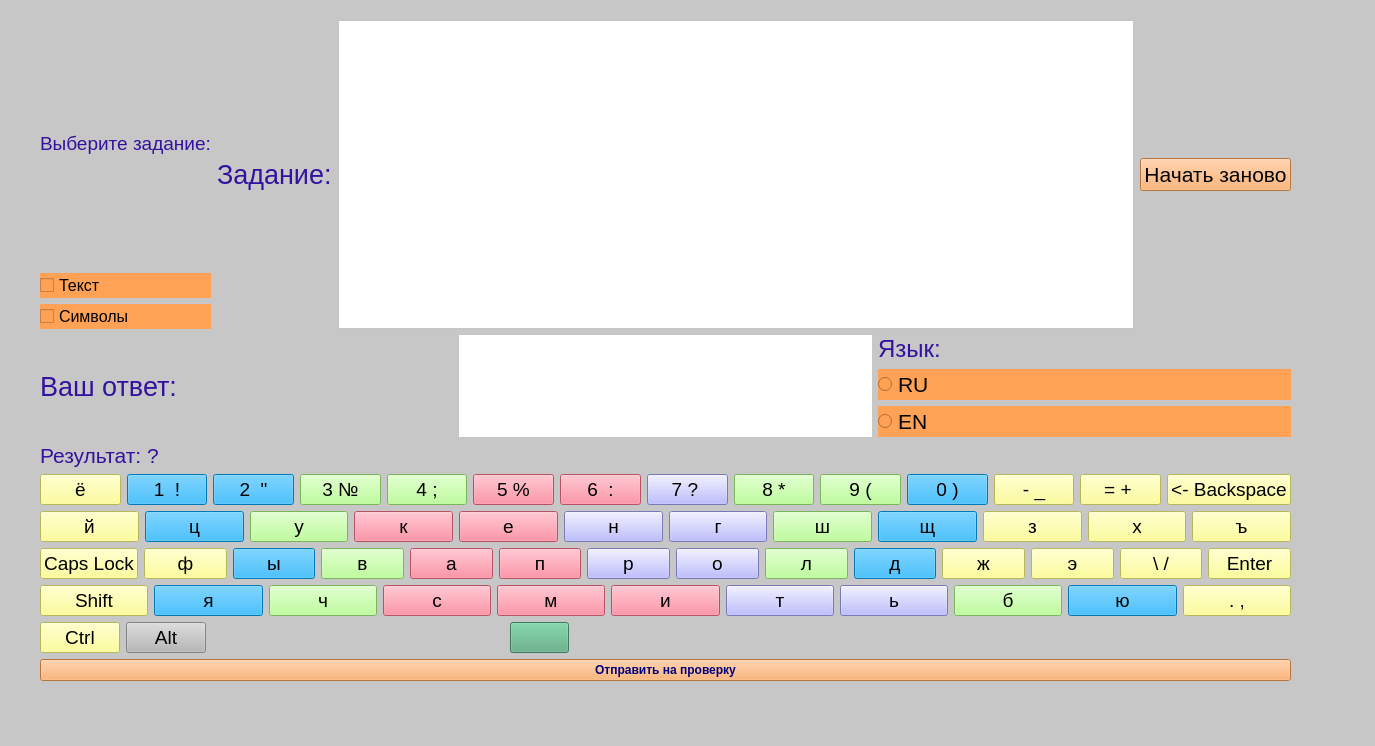
<?xml version="1.0" encoding="UTF-8"?>
<ui version="4.0">
 <class>MainWindow</class>
 <widget class="QMainWindow" name="MainWindow">
  <property name="geometry">
   <rect>
    <x>0</x>
    <y>0</y>
    <width>1375</width>
    <height>746</height>
   </rect>
  </property>
  <property name="windowTitle">
   <string>MainWindow</string>
  </property>
  <property name="styleSheet">
   <string notr="true">background-color: rgb(181, 181, 181);
background-color: rgb(199, 199, 199);</string>
  </property>
  <widget class="QWidget" name="centralwidget">
   <widget class="QWidget" name="layoutWidget">
    <property name="geometry">
     <rect>
      <x>40</x>
      <y>20</y>
      <width>1251</width>
      <height>661</height>
     </rect>
    </property>
    <layout class="QVBoxLayout" name="Main_layout">
     <item>
      <layout class="QHBoxLayout" name="Layout2">
       <item>
        <layout class="QVBoxLayout" name="Layout1">
         <item>
          <widget class="QLabel" name="exersise">
           <property name="font">
            <font>
             <pointsize>14</pointsize>
            </font>
           </property>
           <property name="styleSheet">
            <string notr="true">color: rgb(50, 18, 158);</string>
           </property>
           <property name="text">
            <string>Выберите задание:</string>
           </property>
          </widget>
         </item>
         <item>
          <widget class="QCheckBox" name="text">
           <property name="font">
            <font>
             <pointsize>12</pointsize>
            </font>
           </property>
           <property name="styleSheet">
            <string notr="true">
background-color: rgb(255, 162, 85);</string>
           </property>
           <property name="text">
            <string>Текст</string>
           </property>
          </widget>
         </item>
         <item>
          <widget class="QCheckBox" name="symbol">
           <property name="font">
            <font>
             <pointsize>12</pointsize>
            </font>
           </property>
           <property name="styleSheet">
            <string notr="true">
background-color: rgb(255, 162, 85);</string>
           </property>
           <property name="text">
            <string>Символы</string>
           </property>
          </widget>
         </item>
        </layout>
       </item>
       <item>
        <widget class="QLabel" name="test">
         <property name="font">
          <font>
           <pointsize>20</pointsize>
          </font>
         </property>
         <property name="styleSheet">
          <string notr="true">color: rgb(50, 18, 158);</string>
         </property>
         <property name="text">
          <string>Задание:</string>
         </property>
        </widget>
       </item>
       <item>
        <widget class="QTextBrowser" name="testplace">
         <property name="font">
          <font>
           <pointsize>10</pointsize>
          </font>
         </property>
         <property name="styleSheet">
          <string notr="true">background-color: rgb(255, 255, 255);
border-top-color: rgb(0, 0, 0);
color: rgb(0, 0, 0);</string>
         </property>
         <property name="html">
          <string>&lt;!DOCTYPE HTML PUBLIC &quot;-//W3C//DTD HTML 4.0//EN&quot; &quot;http://www.w3.org/TR/REC-html40/strict.dtd&quot;&gt;
&lt;html&gt;&lt;head&gt;&lt;meta name=&quot;qrichtext&quot; content=&quot;1&quot; /&gt;&lt;style type=&quot;text/css&quot;&gt;
p, li { white-space: pre-wrap; }
&lt;/style&gt;&lt;/head&gt;&lt;body style=&quot; font-family:'MS Shell Dlg 2'; font-size:10pt; font-weight:400; font-style:normal;&quot;&gt;
&lt;p style=&quot;-qt-paragraph-type:empty; margin-top:0px; margin-bottom:0px; margin-left:0px; margin-right:0px; -qt-block-indent:0; text-indent:0px; font-size:8.25pt;&quot;&gt;&lt;br /&gt;&lt;/p&gt;&lt;/body&gt;&lt;/html&gt;</string>
         </property>
        </widget>
       </item>
       <item>
        <widget class="QPushButton" name="restart">
         <property name="font">
          <font>
           <pointsize>16</pointsize>
          </font>
         </property>
         <property name="styleSheet">
          <string notr="true">color: rgb(3, 3, 3);
background-color: rgb(255, 162, 85);</string>
         </property>
         <property name="text">
          <string>Начать заново</string>
         </property>
        </widget>
       </item>
      </layout>
     </item>
     <item>
      <layout class="QHBoxLayout" name="Layout4">
       <item>
        <widget class="QLabel" name="answer">
         <property name="font">
          <font>
           <pointsize>20</pointsize>
          </font>
         </property>
         <property name="styleSheet">
          <string notr="true">color: rgb(50, 18, 158);</string>
         </property>
         <property name="text">
          <string>Ваш ответ:</string>
         </property>
        </widget>
       </item>
       <item>
        <widget class="QLabel" name="answershit">
         <property name="styleSheet">
          <string notr="true">background-color: rgb(255, 255, 255);</string>
         </property>
         <property name="text">
          <string/>
         </property>
        </widget>
       </item>
       <item>
        <layout class="QVBoxLayout" name="Layout3">
         <item>
          <widget class="QLabel" name="language">
           <property name="font">
            <font>
             <pointsize>18</pointsize>
            </font>
           </property>
           <property name="styleSheet">
            <string notr="true">color: rgb(50, 18, 158);</string>
           </property>
           <property name="text">
            <string>Язык:</string>
           </property>
          </widget>
         </item>
         <item>
          <widget class="QRadioButton" name="RU">
           <property name="font">
            <font>
             <pointsize>16</pointsize>
            </font>
           </property>
           <property name="styleSheet">
            <string notr="true">color: rgb(0, 0, 0);
background-color: rgb(255, 162, 85);
</string>
           </property>
           <property name="text">
            <string>RU</string>
           </property>
          </widget>
         </item>
         <item>
          <widget class="QRadioButton" name="EN">
           <property name="font">
            <font>
             <pointsize>16</pointsize>
            </font>
           </property>
           <property name="styleSheet">
            <string notr="true">background-color: rgb(255, 162, 85);
</string>
           </property>
           <property name="text">
            <string>EN</string>
           </property>
          </widget>
         </item>
        </layout>
       </item>
      </layout>
     </item>
     <item>
      <widget class="QLabel" name="result">
       <property name="font">
        <font>
         <pointsize>16</pointsize>
        </font>
       </property>
       <property name="styleSheet">
        <string notr="true">color: rgb(50, 18, 158);</string>
       </property>
       <property name="text">
        <string>Результат: ?</string>
       </property>
      </widget>
     </item>
     <item>
      <layout class="QVBoxLayout" name="Layout_k">
       <item>
        <layout class="QHBoxLayout" name="k1">
         <item>
          <widget class="QPushButton" name="btn_io">
           <property name="font">
            <font>
             <pointsize>14</pointsize>
            </font>
           </property>
           <property name="styleSheet">
            <string notr="true">background-color: rgb(255, 255, 127);</string>
           </property>
           <property name="text">
            <string>ё</string>
           </property>
          </widget>
         </item>
         <item>
          <widget class="QPushButton" name="btn_1">
           <property name="font">
            <font>
             <pointsize>14</pointsize>
            </font>
           </property>
           <property name="styleSheet">
            <string notr="true">background-color: rgb(255, 255, 127);
background-color: rgb(0, 170, 255);</string>
           </property>
           <property name="text">
            <string>1  !</string>
           </property>
          </widget>
         </item>
         <item>
          <widget class="QPushButton" name="btn_2">
           <property name="font">
            <font>
             <pointsize>14</pointsize>
            </font>
           </property>
           <property name="styleSheet">
            <string notr="true">background-color: rgb(0, 170, 255);</string>
           </property>
           <property name="text">
            <string>2  &quot;</string>
           </property>
          </widget>
         </item>
         <item>
          <widget class="QPushButton" name="btn_3">
           <property name="font">
            <font>
             <pointsize>14</pointsize>
            </font>
           </property>
           <property name="styleSheet">
            <string notr="true">background-color: rgb(170, 255, 127);</string>
           </property>
           <property name="text">
            <string>3 №</string>
           </property>
          </widget>
         </item>
         <item>
          <widget class="QPushButton" name="btn_4">
           <property name="font">
            <font>
             <pointsize>14</pointsize>
            </font>
           </property>
           <property name="styleSheet">
            <string notr="true">background-color: rgb(170, 255, 127);</string>
           </property>
           <property name="text">
            <string>4 ;</string>
           </property>
          </widget>
         </item>
         <item>
          <widget class="QPushButton" name="btn_5">
           <property name="font">
            <font>
             <pointsize>14</pointsize>
            </font>
           </property>
           <property name="styleSheet">
            <string notr="true">background-color: rgb(253, 116, 141);</string>
           </property>
           <property name="text">
            <string>5 %</string>
           </property>
          </widget>
         </item>
         <item>
          <widget class="QPushButton" name="btn_6">
           <property name="font">
            <font>
             <pointsize>14</pointsize>
            </font>
           </property>
           <property name="styleSheet">
            <string notr="true">background-color: rgb(253, 116, 141);</string>
           </property>
           <property name="text">
            <string>6  :</string>
           </property>
          </widget>
         </item>
         <item>
          <widget class="QPushButton" name="btn_7">
           <property name="font">
            <font>
             <pointsize>14</pointsize>
            </font>
           </property>
           <property name="styleSheet">
            <string notr="true">background-color: rgb(170, 170, 255);</string>
           </property>
           <property name="text">
            <string>7 ? &amp;</string>
           </property>
          </widget>
         </item>
         <item>
          <widget class="QPushButton" name="btn_8">
           <property name="font">
            <font>
             <pointsize>14</pointsize>
            </font>
           </property>
           <property name="styleSheet">
            <string notr="true">background-color: rgb(170, 255, 127);</string>
           </property>
           <property name="text">
            <string>8 *</string>
           </property>
          </widget>
         </item>
         <item>
          <widget class="QPushButton" name="btn_9">
           <property name="font">
            <font>
             <pointsize>14</pointsize>
            </font>
           </property>
           <property name="styleSheet">
            <string notr="true">background-color: rgb(0, 170, 255);
background-color: rgb(170, 255, 127);</string>
           </property>
           <property name="text">
            <string>9 (</string>
           </property>
          </widget>
         </item>
         <item>
          <widget class="QPushButton" name="btn_0">
           <property name="font">
            <font>
             <pointsize>14</pointsize>
            </font>
           </property>
           <property name="styleSheet">
            <string notr="true">background-color: rgb(255, 255, 127);
background-color: rgb(0, 170, 255);</string>
           </property>
           <property name="text">
            <string>0 )</string>
           </property>
          </widget>
         </item>
         <item>
          <widget class="QPushButton" name="btn_minus">
           <property name="font">
            <font>
             <pointsize>14</pointsize>
            </font>
           </property>
           <property name="styleSheet">
            <string notr="true">background-color: rgb(255, 255, 127);</string>
           </property>
           <property name="text">
            <string>- _</string>
           </property>
          </widget>
         </item>
         <item>
          <widget class="QPushButton" name="btn_plus">
           <property name="font">
            <font>
             <pointsize>14</pointsize>
            </font>
           </property>
           <property name="styleSheet">
            <string notr="true">background-color: rgb(255, 255, 127);</string>
           </property>
           <property name="text">
            <string>= + </string>
           </property>
          </widget>
         </item>
         <item>
          <widget class="QPushButton" name="btn_backspace">
           <property name="font">
            <font>
             <pointsize>14</pointsize>
            </font>
           </property>
           <property name="styleSheet">
            <string notr="true">background-color: rgb(255, 255, 127);
</string>
           </property>
           <property name="text">
            <string>&lt;- Backspace</string>
           </property>
          </widget>
         </item>
        </layout>
       </item>
       <item>
        <layout class="QHBoxLayout" name="k2">
         <item>
          <widget class="QPushButton" name="btn_q">
           <property name="font">
            <font>
             <pointsize>14</pointsize>
            </font>
           </property>
           <property name="styleSheet">
            <string notr="true">background-color: rgb(255, 255, 127);</string>
           </property>
           <property name="text">
            <string>й</string>
           </property>
          </widget>
         </item>
         <item>
          <widget class="QPushButton" name="btn_w">
           <property name="font">
            <font>
             <pointsize>14</pointsize>
            </font>
           </property>
           <property name="styleSheet">
            <string notr="true">background-color: rgb(255, 255, 127);
background-color: rgb(0, 170, 255);</string>
           </property>
           <property name="text">
            <string>ц</string>
           </property>
          </widget>
         </item>
         <item>
          <widget class="QPushButton" name="btn_e">
           <property name="font">
            <font>
             <pointsize>14</pointsize>
            </font>
           </property>
           <property name="styleSheet">
            <string notr="true">background-color: rgb(170, 255, 127);</string>
           </property>
           <property name="text">
            <string>у</string>
           </property>
          </widget>
         </item>
         <item>
          <widget class="QPushButton" name="btn_r">
           <property name="font">
            <font>
             <pointsize>14</pointsize>
            </font>
           </property>
           <property name="styleSheet">
            <string notr="true">background-color: rgb(253, 116, 141);</string>
           </property>
           <property name="text">
            <string>к</string>
           </property>
          </widget>
         </item>
         <item>
          <widget class="QPushButton" name="btn_t">
           <property name="font">
            <font>
             <pointsize>14</pointsize>
            </font>
           </property>
           <property name="styleSheet">
            <string notr="true">background-color: rgb(253, 116, 141);</string>
           </property>
           <property name="text">
            <string>е</string>
           </property>
          </widget>
         </item>
         <item>
          <widget class="QPushButton" name="btn_y">
           <property name="font">
            <font>
             <pointsize>14</pointsize>
            </font>
           </property>
           <property name="styleSheet">
            <string notr="true">background-color: rgb(170, 170, 255);</string>
           </property>
           <property name="text">
            <string>н</string>
           </property>
          </widget>
         </item>
         <item>
          <widget class="QPushButton" name="btn_u">
           <property name="font">
            <font>
             <pointsize>14</pointsize>
            </font>
           </property>
           <property name="styleSheet">
            <string notr="true">background-color: rgb(170, 170, 255);</string>
           </property>
           <property name="text">
            <string>г</string>
           </property>
          </widget>
         </item>
         <item>
          <widget class="QPushButton" name="btn_i">
           <property name="font">
            <font>
             <pointsize>14</pointsize>
            </font>
           </property>
           <property name="styleSheet">
            <string notr="true">background-color: rgb(170, 255, 127);</string>
           </property>
           <property name="text">
            <string>ш</string>
           </property>
          </widget>
         </item>
         <item>
          <widget class="QPushButton" name="btn_o">
           <property name="font">
            <font>
             <pointsize>14</pointsize>
            </font>
           </property>
           <property name="styleSheet">
            <string notr="true">background-color: rgb(0, 170, 255);</string>
           </property>
           <property name="text">
            <string>щ</string>
           </property>
          </widget>
         </item>
         <item>
          <widget class="QPushButton" name="btn_p">
           <property name="font">
            <font>
             <pointsize>14</pointsize>
            </font>
           </property>
           <property name="styleSheet">
            <string notr="true">background-color: rgb(255, 255, 127);</string>
           </property>
           <property name="text">
            <string>з</string>
           </property>
          </widget>
         </item>
         <item>
          <widget class="QPushButton" name="btn_xa">
           <property name="font">
            <font>
             <pointsize>14</pointsize>
            </font>
           </property>
           <property name="styleSheet">
            <string notr="true">background-color: rgb(255, 255, 127);</string>
           </property>
           <property name="text">
            <string>х</string>
           </property>
          </widget>
         </item>
         <item>
          <widget class="QPushButton" name="btn_tv_zn">
           <property name="font">
            <font>
             <pointsize>14</pointsize>
            </font>
           </property>
           <property name="styleSheet">
            <string notr="true">background-color: rgb(255, 255, 127);</string>
           </property>
           <property name="text">
            <string>ъ</string>
           </property>
          </widget>
         </item>
        </layout>
       </item>
       <item>
        <layout class="QHBoxLayout" name="k3">
         <item>
          <widget class="QPushButton" name="btn_capslock">
           <property name="font">
            <font>
             <pointsize>14</pointsize>
            </font>
           </property>
           <property name="styleSheet">
            <string notr="true">background-color: rgb(255, 255, 127);</string>
           </property>
           <property name="text">
            <string>Caps Lock</string>
           </property>
          </widget>
         </item>
         <item>
          <widget class="QPushButton" name="btn_a">
           <property name="font">
            <font>
             <pointsize>14</pointsize>
            </font>
           </property>
           <property name="styleSheet">
            <string notr="true">background-color: rgb(255, 255, 127);</string>
           </property>
           <property name="text">
            <string>ф</string>
           </property>
          </widget>
         </item>
         <item>
          <widget class="QPushButton" name="btn_s">
           <property name="font">
            <font>
             <pointsize>14</pointsize>
            </font>
           </property>
           <property name="styleSheet">
            <string notr="true">background-color: rgb(0, 170, 255);</string>
           </property>
           <property name="text">
            <string>ы</string>
           </property>
          </widget>
         </item>
         <item>
          <widget class="QPushButton" name="btn_d">
           <property name="font">
            <font>
             <pointsize>14</pointsize>
            </font>
           </property>
           <property name="styleSheet">
            <string notr="true">background-color: rgb(170, 255, 127);</string>
           </property>
           <property name="text">
            <string>в</string>
           </property>
          </widget>
         </item>
         <item>
          <widget class="QPushButton" name="btn_f">
           <property name="font">
            <font>
             <pointsize>14</pointsize>
            </font>
           </property>
           <property name="styleSheet">
            <string notr="true">background-color: rgb(253, 116, 141);</string>
           </property>
           <property name="text">
            <string>а</string>
           </property>
          </widget>
         </item>
         <item>
          <widget class="QPushButton" name="btn_g">
           <property name="font">
            <font>
             <pointsize>14</pointsize>
            </font>
           </property>
           <property name="styleSheet">
            <string notr="true">background-color: rgb(253, 116, 141);</string>
           </property>
           <property name="text">
            <string>п</string>
           </property>
          </widget>
         </item>
         <item>
          <widget class="QPushButton" name="btn_h">
           <property name="font">
            <font>
             <pointsize>14</pointsize>
            </font>
           </property>
           <property name="styleSheet">
            <string notr="true">background-color: rgb(170, 170, 255);</string>
           </property>
           <property name="text">
            <string>р</string>
           </property>
          </widget>
         </item>
         <item>
          <widget class="QPushButton" name="btn_j">
           <property name="font">
            <font>
             <pointsize>14</pointsize>
            </font>
           </property>
           <property name="styleSheet">
            <string notr="true">background-color: rgb(170, 170, 255);</string>
           </property>
           <property name="text">
            <string>о</string>
           </property>
          </widget>
         </item>
         <item>
          <widget class="QPushButton" name="btn_k">
           <property name="font">
            <font>
             <pointsize>14</pointsize>
            </font>
           </property>
           <property name="styleSheet">
            <string notr="true">background-color: rgb(170, 255, 127);</string>
           </property>
           <property name="text">
            <string>л</string>
           </property>
          </widget>
         </item>
         <item>
          <widget class="QPushButton" name="btn_l">
           <property name="font">
            <font>
             <pointsize>14</pointsize>
            </font>
           </property>
           <property name="styleSheet">
            <string notr="true">background-color: rgb(170, 255, 127);
background-color: rgb(0, 170, 255);</string>
           </property>
           <property name="text">
            <string>д</string>
           </property>
          </widget>
         </item>
         <item>
          <widget class="QPushButton" name="btn_gh">
           <property name="font">
            <font>
             <pointsize>14</pointsize>
            </font>
           </property>
           <property name="styleSheet">
            <string notr="true">background-color: rgb(0, 170, 255);
background-color: rgb(255, 255, 127);</string>
           </property>
           <property name="text">
            <string>ж</string>
           </property>
          </widget>
         </item>
         <item>
          <widget class="QPushButton" name="btn_ei">
           <property name="font">
            <font>
             <pointsize>14</pointsize>
            </font>
           </property>
           <property name="styleSheet">
            <string notr="true">background-color: rgb(255, 255, 127);</string>
           </property>
           <property name="text">
            <string>э</string>
           </property>
          </widget>
         </item>
         <item>
          <widget class="QPushButton" name="btn_slash">
           <property name="font">
            <font>
             <pointsize>14</pointsize>
            </font>
           </property>
           <property name="styleSheet">
            <string notr="true">background-color: rgb(255, 255, 127);</string>
           </property>
           <property name="text">
            <string>\ /</string>
           </property>
          </widget>
         </item>
         <item>
          <widget class="QPushButton" name="btn_enter">
           <property name="font">
            <font>
             <pointsize>14</pointsize>
            </font>
           </property>
           <property name="styleSheet">
            <string notr="true">background-color: rgb(255, 255, 127);</string>
           </property>
           <property name="text">
            <string>Enter</string>
           </property>
          </widget>
         </item>
        </layout>
       </item>
       <item>
        <layout class="QHBoxLayout" name="k4">
         <item>
          <widget class="QPushButton" name="btn_shift">
           <property name="font">
            <font>
             <pointsize>14</pointsize>
            </font>
           </property>
           <property name="styleSheet">
            <string notr="true">background-color: rgb(255, 255, 127);</string>
           </property>
           <property name="text">
            <string>Shift</string>
           </property>
          </widget>
         </item>
         <item>
          <widget class="QPushButton" name="btn_z">
           <property name="font">
            <font>
             <pointsize>14</pointsize>
            </font>
           </property>
           <property name="styleSheet">
            <string notr="true">background-color: rgb(255, 255, 127);
background-color: rgb(0, 170, 255);</string>
           </property>
           <property name="text">
            <string>я</string>
           </property>
          </widget>
         </item>
         <item>
          <widget class="QPushButton" name="btn_x">
           <property name="font">
            <font>
             <pointsize>14</pointsize>
            </font>
           </property>
           <property name="styleSheet">
            <string notr="true">background-color: rgb(170, 255, 127);</string>
           </property>
           <property name="text">
            <string>ч</string>
           </property>
          </widget>
         </item>
         <item>
          <widget class="QPushButton" name="btn_c">
           <property name="font">
            <font>
             <pointsize>14</pointsize>
            </font>
           </property>
           <property name="styleSheet">
            <string notr="true">background-color: rgb(253, 116, 141);</string>
           </property>
           <property name="text">
            <string>с</string>
           </property>
          </widget>
         </item>
         <item>
          <widget class="QPushButton" name="btn_v">
           <property name="font">
            <font>
             <pointsize>14</pointsize>
            </font>
           </property>
           <property name="styleSheet">
            <string notr="true">background-color: rgb(253, 116, 141);</string>
           </property>
           <property name="text">
            <string>м</string>
           </property>
          </widget>
         </item>
         <item>
          <widget class="QPushButton" name="btn_b">
           <property name="font">
            <font>
             <pointsize>14</pointsize>
            </font>
           </property>
           <property name="styleSheet">
            <string notr="true">background-color: rgb(253, 116, 141);</string>
           </property>
           <property name="text">
            <string>и</string>
           </property>
          </widget>
         </item>
         <item>
          <widget class="QPushButton" name="btn_n">
           <property name="font">
            <font>
             <pointsize>14</pointsize>
            </font>
           </property>
           <property name="styleSheet">
            <string notr="true">background-color: rgb(170, 170, 255);</string>
           </property>
           <property name="text">
            <string>т</string>
           </property>
          </widget>
         </item>
         <item>
          <widget class="QPushButton" name="btn_m">
           <property name="font">
            <font>
             <pointsize>14</pointsize>
            </font>
           </property>
           <property name="styleSheet">
            <string notr="true">background-color: rgb(170, 170, 255);</string>
           </property>
           <property name="text">
            <string>ь</string>
           </property>
          </widget>
         </item>
         <item>
          <widget class="QPushButton" name="btn_be">
           <property name="font">
            <font>
             <pointsize>14</pointsize>
            </font>
           </property>
           <property name="styleSheet">
            <string notr="true">background-color: rgb(170, 255, 127);</string>
           </property>
           <property name="text">
            <string>б</string>
           </property>
          </widget>
         </item>
         <item>
          <widget class="QPushButton" name="btn_iu">
           <property name="font">
            <font>
             <pointsize>14</pointsize>
            </font>
           </property>
           <property name="styleSheet">
            <string notr="true">background-color: rgb(0, 170, 255);</string>
           </property>
           <property name="text">
            <string>ю</string>
           </property>
          </widget>
         </item>
         <item>
          <widget class="QPushButton" name="btn_dot">
           <property name="font">
            <font>
             <pointsize>14</pointsize>
            </font>
           </property>
           <property name="styleSheet">
            <string notr="true">background-color: rgb(255, 255, 127);</string>
           </property>
           <property name="text">
            <string>. ,</string>
           </property>
          </widget>
         </item>
        </layout>
       </item>
       <item>
        <layout class="QHBoxLayout" name="k5">
         <item>
          <widget class="QPushButton" name="btn_ctrl">
           <property name="font">
            <font>
             <pointsize>14</pointsize>
            </font>
           </property>
           <property name="styleSheet">
            <string notr="true">background-color: rgb(255, 255, 127);</string>
           </property>
           <property name="text">
            <string>Ctrl</string>
           </property>
          </widget>
         </item>
         <item alignment="Qt::AlignLeft">
          <widget class="QPushButton" name="btn_alt">
           <property name="font">
            <font>
             <pointsize>14</pointsize>
            </font>
           </property>
           <property name="styleSheet">
            <string notr="true">background-color: rgb(184, 184, 184);</string>
           </property>
           <property name="text">
            <string>Alt</string>
           </property>
          </widget>
         </item>
         <item>
          <spacer name="horizontalSpacer_5">
           <property name="orientation">
            <enum>Qt::Horizontal</enum>
           </property>
           <property name="sizeType">
            <enum>QSizePolicy::Minimum</enum>
           </property>
           <property name="sizeHint" stdset="0">
            <size>
             <width>298</width>
             <height>28</height>
            </size>
           </property>
          </spacer>
         </item>
         <item>
          <widget class="QPushButton" name="btn_space">
           <property name="font">
            <font>
             <pointsize>14</pointsize>
            </font>
           </property>
           <property name="styleSheet">
            <string notr="true">background-color: rgb(85, 170, 127);</string>
           </property>
           <property name="text">
            <string/>
           </property>
          </widget>
         </item>
         <item>
          <spacer name="horizontalSpacer_6">
           <property name="orientation">
            <enum>Qt::Horizontal</enum>
           </property>
           <property name="sizeHint" stdset="0">
            <size>
             <width>10</width>
             <height>10</height>
            </size>
           </property>
          </spacer>
         </item>
        </layout>
       </item>
      </layout>
     </item>
     <item>
      <widget class="QPushButton" name="check">
       <property name="font">
        <font>
         <weight>75</weight>
         <bold>true</bold>
        </font>
       </property>
       <property name="styleSheet">
        <string notr="true">color: rgb(0, 0, 127);
background-color: rgb(255, 162, 85);</string>
       </property>
       <property name="text">
        <string>Отправить на проверку</string>
       </property>
      </widget>
     </item>
    </layout>
   </widget>
  </widget>
  <widget class="QMenuBar" name="menubar">
   <property name="geometry">
    <rect>
     <x>0</x>
     <y>0</y>
     <width>1375</width>
     <height>21</height>
    </rect>
   </property>
  </widget>
  <widget class="QStatusBar" name="statusbar"/>
 </widget>
 <resources/>
 <connections/>
</ui>
